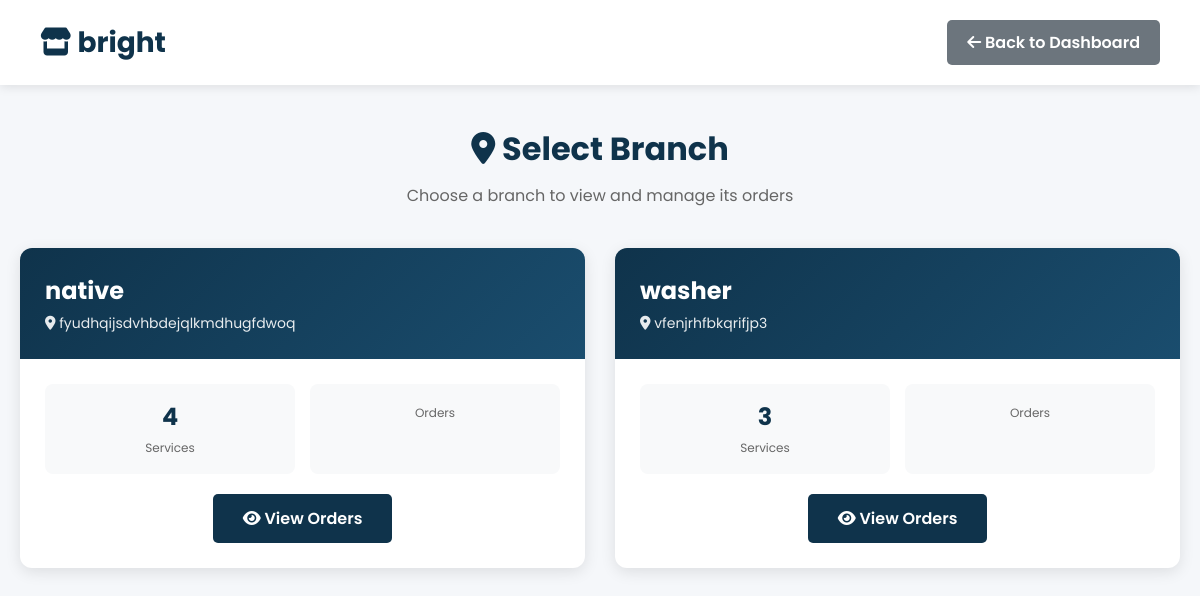
The page /shop/select-branch/ (signed in) on the database its author committed.
### shop/models.py (models this page shows, shortened)
class LaundryShop(models.Model):
    name = models.CharField(max_length=100, unique=True)
    email = models.EmailField(unique=True)
    password = models.CharField(max_length=128)
    address = models.TextField()
    city = models.CharField(max_length=100, blank=True, null=True)
    latitude = models.CharField(max_length=100, blank=True, null=True)
    longitude = models.CharField(max_length=100, blank=True, null=True)
    is_open = models.BooleanField(default=True)
    is_approved = models.BooleanField(default=False)
    phone = models.CharField(max_length=15)
    image = models.ImageField(upload_to="shops/", blank=True, null=True)
    created_at = models.DateTimeField(auto_now_add=True)

class Branch(models.Model):
    shop = models.ForeignKey(LaundryShop, on_delete=models.CASCADE, related_name='branches')
    name = models.CharField(max_length=150)
    address = models.TextField()
    phone = models.CharField(max_length=50, blank=True, null=True)
    created_at = models.DateTimeField(auto_now_add=True)
    class Meta:
        unique_together = ('shop', 'name')
        ordering = ['name']

### shop/views.py (the view)
# urls.py: path("shop/select-branch/", views.select_branch, name="select_branch"),
@shop_login_required
def select_branch(request):
    shop_id = request.session.get('shop_id')
    shop = get_object_or_404(LaundryShop, id=shop_id)
    branches = Branch.objects.filter(shop=shop).prefetch_related('services')
    context = {
        'shop': shop,
        'branches': branches,
    }
    return render(request, 'select_branch.html', context)

### shop/views.py (called while the page is built)
def is_shop_logged_in(request):
    return 'shop_id' in request.session

def shop_login_required(view_func):
    from functools import wraps
    @wraps(view_func)
    def wrapper(request, *args, **kwargs):
        if not is_shop_logged_in(request):
            messages.error(request, "Please login to access this page")
            return redirect("shop_login")
        return view_func(request, *args, **kwargs)
    return wrapper

### shop/templates/select_branch.html (shortened to what this page needs)
{% load static %}
<!DOCTYPE html>
<html lang="en">
<head>
    <link rel="stylesheet" href="https://cdnjs.cloudflare.com/ajax/libs/font-awesome/6.0.0-beta3/css/all.min.css">
</head>
<body>
    <div class="header">
        <h1><i class="fas fa-store"></i> {{ shop.name }}</h1>
        <div>
            <a href="{% url 'shop_dashboard' %}" class="btn btn-secondary">
                <i class="fas fa-arrow-left"></i> Back to Dashboard
            </a>
        </div>
    </div>
    <div class="container">
        <div class="page-title">
            <h1><i class="fas fa-map-marker-alt"></i> Select Branch</h1>
            <p>Choose a branch to view and manage its orders</p>
        </div>
        {% if branches %}
        <div class="branches-grid">
            {% for branch in branches %}
            <div class="branch-card">
                <div class="branch-header">
                    <h3>{{ branch.name }}</h3>
                    <p><i class="fas fa-location-dot"></i> {{ branch.address }}</p>
                </div>
                <div class="branch-body">
                    <div class="branch-stats">
                        <div class="stat-item">
                            <span class="stat-value">{{ branch.services.count }}</span>
                            <span class="stat-label">Services</span>
                        </div>
                        <div class="stat-item">
                            <span class="stat-label">Orders</span>
                        </div>
                    </div>
                    <div class="branch-actions">
                        <a href="{% url 'branch_orders' branch.id %}" class="btn btn-primary">
                            <i class="fas fa-eye"></i> View Orders
                        </a>
                    </div>
                </div>
            </div>
            {% endfor %}
        </div>
        {% endif %}
    </div>
</body>
</html>

### shop/templates/select_branch.html (style rules this page uses)
* { margin: 0; padding: 0; font-family: "Poppins", sans-serif; box-sizing: border-box; }
body { background: #f5f7fa; min-height: 100vh; }
.header { background: white; padding: 20px 40px; box-shadow: 0 2px 10px rgba(0,0,0,0.1); display: flex; justify-content: space-between; align-items: center; position: sticky; top: 0; z-index: 100; }
.header h1 { color: #0f334bff; font-size: 28px; }
.btn { padding: 10px 20px; border-radius: 5px; text-decoration: none; font-weight: 600; transition: all 0.3s; border: none; cursor: pointer; display: inline-block; }
.btn-secondary { background: #6c757d; color: white; }
.container { max-width: 1200px; margin: 0 auto; padding: 40px 20px; }
.page-title { text-align: center; margin-bottom: 40px; color: #0f334bff; }
.page-title h1 { font-size: 32px; margin-bottom: 10px; }
.page-title p { color: #666; font-size: 16px; }
.branches-grid { display: grid; grid-template-columns: repeat(auto-fit, minmax(350px, 1fr)); gap: 30px; margin-top: 30px; }
.branch-card { background: white; border-radius: 12px; box-shadow: 0 4px 15px rgba(0,0,0,0.1); overflow: hidden; transition: transform 0.3s, box-shadow 0.3s; }
.branch-header { background: linear-gradient(135deg, #0f334bff 0%, #1a4d6e 100%); color: white; padding: 25px; }
.branch-header h3 { font-size: 24px; margin-bottom: 5px; }
.branch-header p { opacity: 0.9; font-size: 14px; }
.branch-body { padding: 25px; }
.branch-stats { display: grid; grid-template-columns: repeat(2, 1fr); gap: 15px; margin-bottom: 20px; }
.stat-item { text-align: center; padding: 15px; background: #f8f9fa; border-radius: 8px; }
.stat-value { font-size: 24px; font-weight: 700; color: #0f334bff; display: block; }
.stat-label { font-size: 12px; color: #666; margin-top: 5px; }
.branch-actions { text-align: center; }
.btn-primary { background: #0f334bff; color: white; padding: 12px 30px; font-size: 16px; }

### rows shown on the page
LaundryShop: name "bright"
Branch: name "native", address "fyudhqijsdvhbdejqlkmdhugfdwoq", services.count "4"
Branch: name "washer", address "vfenjrhfbkqrifjp3", services.count "3"
